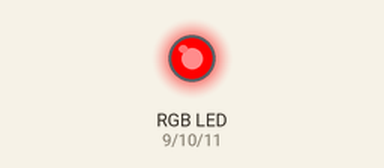
A sketch run on a simulated Arduino Uno, built with avr-gcc and run on an emulated ATmega328P. Parts: an RGB LED mixed from three pins (HIGH = lit).

Above: at 0.5 s.
At 2.5 s:
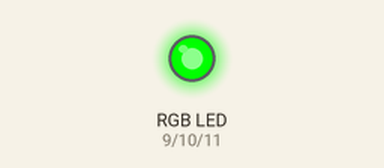
At 4.5 s:
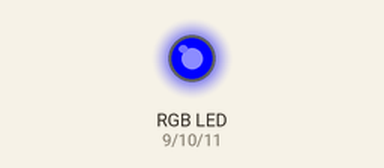
At 5.5 s:
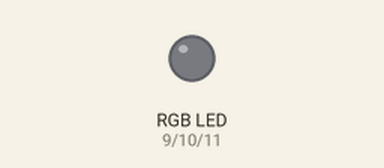
Timing chart, 0 to 7.8 s (numbered marks = the images above):
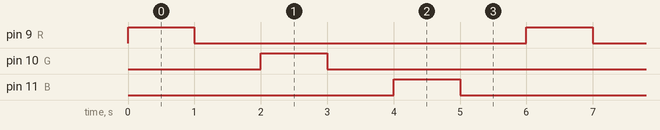

The sketch:

RGB_module.ino
```cpp
int  R = 9;
int  G = 10;
int  B = 11;

void setup() {
  pinMode(R, OUTPUT);
  pinMode(G, OUTPUT);
  pinMode(B, OUTPUT);
}

void loop() {
  analogWrite(R, 255);
  delay(1000);
  analogWrite(R, 0);
  delay(1000);
  analogWrite(G, 255);
  delay(1000);
  analogWrite(G, 0);
  delay(1000);
  analogWrite(B, 255);
  delay(1000);
  analogWrite(B, 0);
  delay(1000);
}
```

Measured:
- by itself, pin 9 (R), pin 10 (G), pin 11 (B): alternates HIGH for 1.0 s and LOW for 5.0 s
- by itself, everything shown: repeats every 6.0 s, in 6 steps
